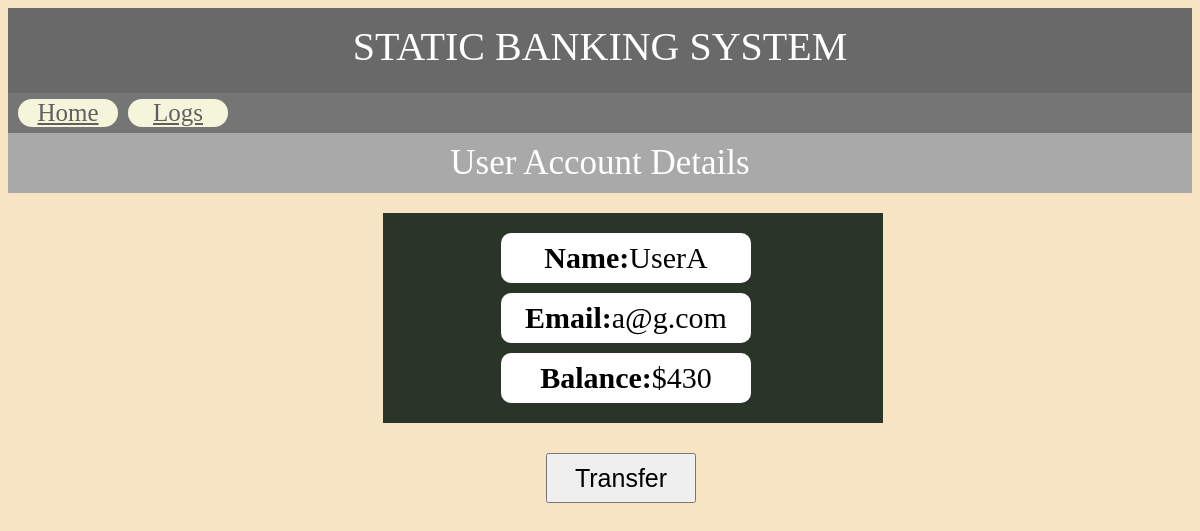
Page /user/2/UserA/ on the earlier database version.
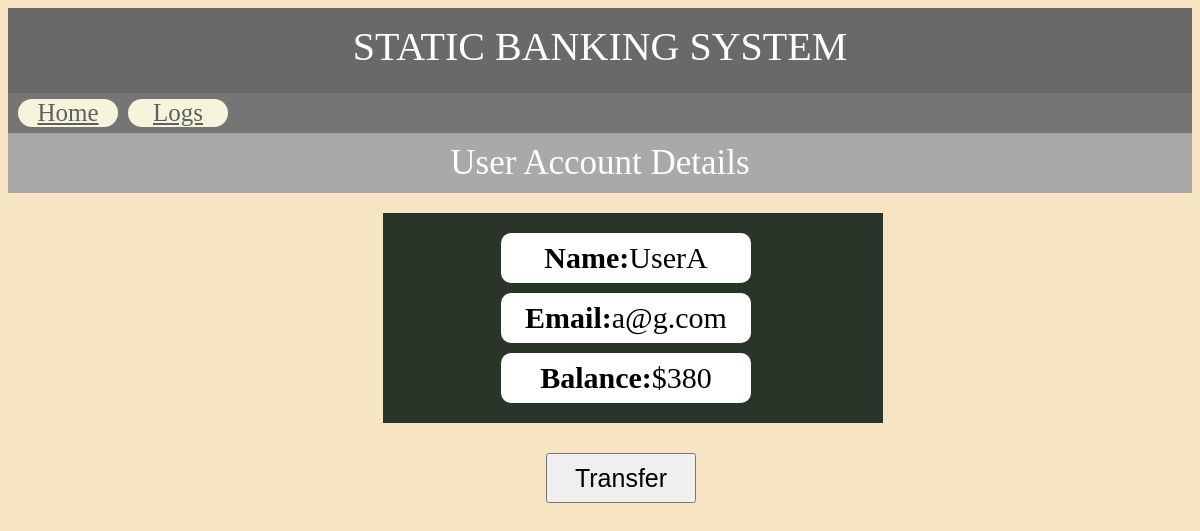
Same page on the later database version.
### user/models.py (models this page shows, shortened)
class Account(models.Model):
    user = models.OneToOneField(User, on_delete=models.CASCADE)
    balance = models.IntegerField(default=0)

### base/views.py (the view)
# urls.py: path("user/<int:id>/<str:name>/", user_detail_view, name="user_detail"),
def user_detail_view(request, **kwargs):
    user_det = get_object_or_404(User, username=kwargs.get("name"))
    acc_det = Account.objects.values().get(id=kwargs.get("id"))
    context = {
        "user": user_det,
        "acc": acc_det
    }
    return render(request, "detail.html", context)

### base/templates/detail.html (shortened to what this page needs)
{% load static %}
<!DOCTYPE html>
<html lang="en">
<head>
    <link rel="stylesheet" type="text/css" href="{% static 'styles.css' %}">
</head>
    <body style="background: rgb(247, 228, 194);">
        <div class="header">
            STATIC BANKING SYSTEM
        </div>
        <nav class="navigation">
            <a href="{% url 'home_view' %}" class="navigation-item">Home</a>
            <a href="{% url 'transfer_logs' %}" class="navigation-item">Logs</a>
        </nav>
        <div class="title">
            User Account Details
        </div>
        <div class="user-details">
            <div class="user-details-each"><strong>Name:</strong>  {{ user.username }} </div>
            <div class="user-details-each"><strong>Email:</strong>  {{ user.email }} </div>
            <div class="user-details-each"><strong>Balance:</strong>  ${{ acc.balance }}</div>
        </div>
        <form action="{% url 'transfer_view' %}">
            <button type="submit" class="btn">Transfer</button>
        </form>
    </body>
</html>

### base/static/styles.css (style rules this page uses)
.header { width: inherit; height: 70px; background: rgb(105, 105, 105); font-size: 40px; text-align: center; color: white; padding-top: 15px; }
.title { text-align: center; background: darkgrey; margin-top: 0px; height: 60px; vertical-align: middle; color: white; font-size: 35px; display: flex; align-items: center; justify-content: center; }
.navigation { height: 40px; width: inherit; background: rgb(117, 117, 117); color: whitesmoke; display: flex; align-items: center; }
.navigation-item { color: rgb(95, 95, 95); display: flex; margin-left: 10px; font-size: 25px; width: 100px; border-radius: 50px; background: beige; justify-content: center; }
.user-details { text-align: center; margin-top: 20px; font-size: 30px; width: 500px; height: 200px; background: rgb(41, 53, 41); margin-left: 375px; padding-top: 10px; }
.user-details-each { display: flex; background: white; width: 250px; height: 50px; justify-content: center; align-items: center; margin-left: 118px; margin-top: 10px; border-radius: 10px; }
.btn { margin-left: 538px; margin-top: 30px; height: 50px; width: 150px; font-size: 25px; }

Differences in the rows shown:
changed Account: balance "430" → "380"
